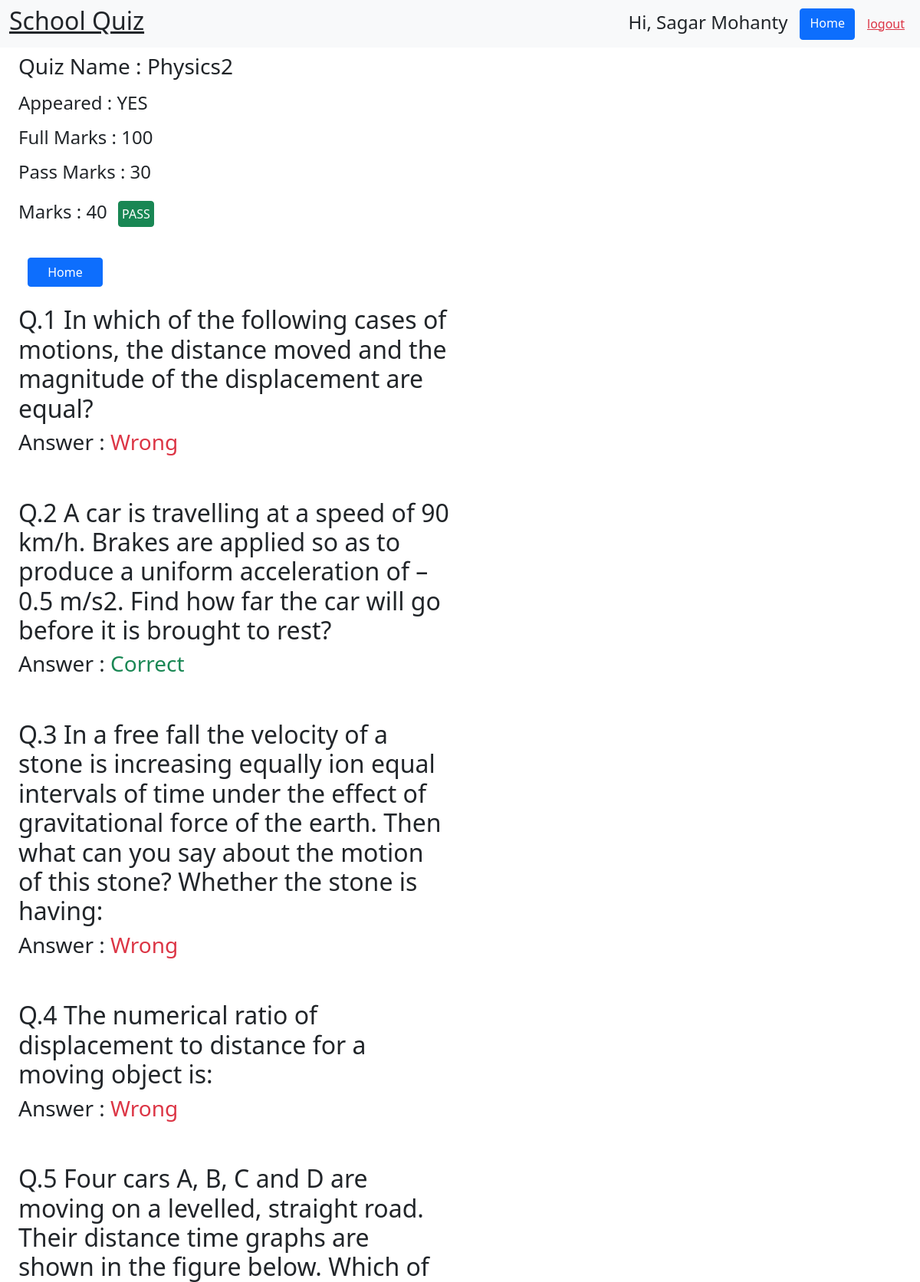
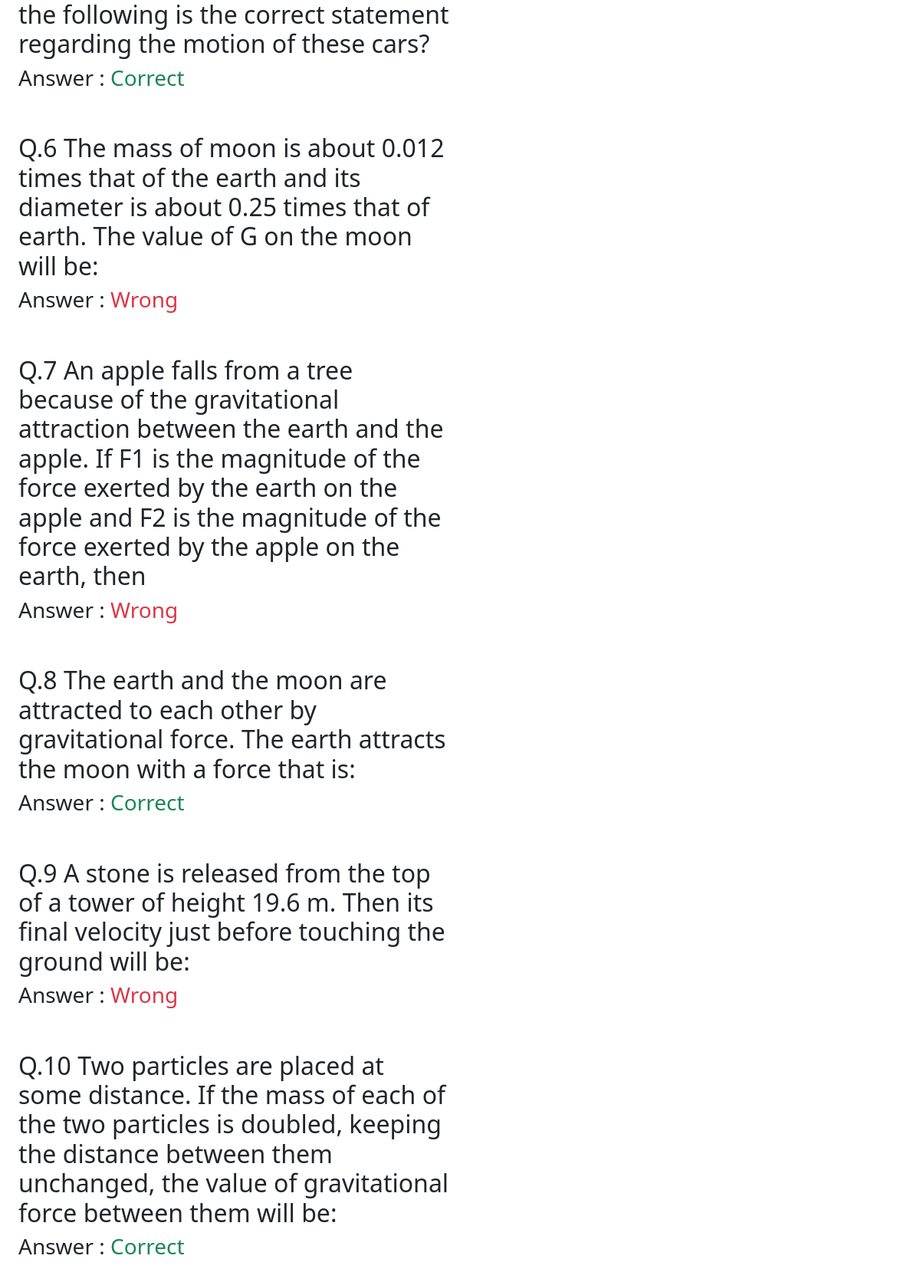
Screenshot of /quizdetails/2/ (signed in) with the database file from the repository (2 pictures, top to bottom).
### quiz/models.py (models this page shows, shortened)
class Quiz(models.Model):
    name = models.CharField(max_length=100, unique=True)
    pass_marks = models.IntegerField()

class Questions(models.Model):
    quiz = models.ForeignKey(Quiz, on_delete=models.CASCADE)
    question_text = models.CharField(max_length=500)
    option_A = models.CharField(max_length=100)
    option_B = models.CharField(max_length=100)
    option_C = models.CharField(max_length=100)
    option_D = models.CharField(max_length=100)
    answer_A = models.BooleanField()
    answer_B = models.BooleanField()
    answer_C = models.BooleanField()
    answer_D = models.BooleanField()

### quiz/views.py (the view)
# urls.py: path('quizdetails/<int:id>/', views.viewQuiz),
def viewQuiz(request, id):
    quiz = Quiz.objects.get(id=id)
    query = AppearedQuizzes.objects.filter(user=request.user).filter(quiz=quiz)
    for iterator in query:
        appearQuiz = iterator
    if appearQuiz:
        appeared = "YES"
    else:
        appeared = "NO"
    qns = Questions.objects.filter(quiz=quiz)
    questions = []
    for question in qns:
        questions.append(question)
    all_answers = Answers.objects.filter(appeared_quiz=appearQuiz)
    result = []
    result_unit = {}
    rng = len(questions)
    for i in range(rng):
        result_unit = {}
        result_unit['id'] = i+1
        result_unit['question'] = questions[i].question_text
        for ans in Answers.objects.filter(question_text=questions[i]).filter(appeared_quiz=appearQuiz):
            answer = ans
        if answer.correct == True:
            result_unit['answer'] = "Correct"
        elif answer.correct == False:
            result_unit['answer'] = "Wrong"
        else:
            return HttpResponse("Something went wrong")
        result.insert(i, result_unit)
    constraints = {
        'mode' : 'view',
        'name' : quiz.name,
        'appeared': appeared,
        'passmarks' : quiz.pass_marks,
        'marks' : appearQuiz.marks,
        'results' : result,
    }
    return render(request, 'quizDetails.html', constraints)

### templates/quizDetails.html (shortened to what this page needs)
{% extends 'base.html' %}
    {% block body %}
    {% if mode == 'view' %}
    <div class="row mx-auto d-flex justify-content-center pl-4 ml-4" id="quiz-details">
        <div class="row">
            <h3 class="col-12 pt-2">Quiz Name : {{name}}</h3>
            <h4 class="col-12 pt-2">Appeared : {{appeared}}</h4>
            <h4 class="col-12 pt-2">Full Marks : 100</h4>
            <h4 class="col-12 pt-2">Pass Marks : {{passmarks}}</h4>
            <h4 class="col-12 pt-2">Marks : {{marks}}
              {% if appeared == "YES" %}
              {% if marks >= passmarks %}
              <span class="m-2 btn btn-success p-1">PASS</span>
              {% else %}
              <span class="m-2 btn btn-danger p-1">FAIL</span>
              {% endif %}
              {% else %}
              <span class="m-2 btn btn-secondary p-1">NOT APPEARED</span>
              {% endif %}
            </h4>
            <a href="/" class="btn btn-primary col-2 col-md-1 m-4">Home</a>
            {% for result in results %}
            <div class="pb-4 mb-4 col-9 col-md-7 col-lg-6 d-flex flex-column">
                <h2>Q.{{result.id}} {{result.question}}</h2>
                <h3>Answer :
                  {% if result.answer == 'Correct' %}
                  <span class="text-success">
                    {{result.answer}}
                  </span>
                  {% else %}
                  <span class="text-danger">
                    {{result.answer}}
                  </span>
                  {% endif %}
                 </h3>
              </div>
            {% endfor %}
          </div>
    </div>
    {% endif %}
    {% endblock %}

### templates/base.html (shortened to what this page needs)
<!doctype html>
<html lang="en">
  <head>
    <link href="https://cdn.jsdelivr.net/npm/bootstrap@5.0.0-beta1/dist/css/bootstrap.min.css" rel="stylesheet">
  </head>
  <body>
    <nav class="navbar navbar-expand-lg navbar-light bg-light">
      <div class="container-fluid">
        <a href="/" class="nav-brand text-dark"><h2>School Quiz</h2></a>
        <div class="contaner d-flex">
          {% if user.is_authenticated %}
            {% if user.is_superuser %}
            <a href="/admin/" class="btn btn-primary mx-2">Admin</a>
            {% else %}
            <h4 class="mx-2 pt-1">Hi, {{ user.first_name }} {{user.last_name}}</h4>
            {% endif %}
            <a href="/" class="btn btn-primary mx-2">Home</a>
            <a href="/logout/" class="text-danger pt-2 mx-2">logout</a>
          {% else %}
            <a href="/signin-form/" class="btn btn-primary mx-2">login</a>
            <a href="/register-form/" class="btn btn-primary mx-2">register</a>
          {% endif %}
        </div>
      </div>
    </nav>
    {% block body %}{% endblock %}
  </body>
</html>

### rows the page displays
Quiz: name "Physics2"
Questions: question "In which of the following cases of motions, the distance moved and the magnitude of the displacement are equal?"
Questions: question "A car is travelling at a speed of 90 km/h. Brakes are applied so as to produce a uniform acceleration of – 0.5 m/s2. Find how far the car will go before it is brought to rest?"
Questions: question "In a free fall the velocity of a stone is increasing equally ion equal intervals of time under the effect of gravitational force of the earth. Then what can you say about the motion of this stone? Whether the stone is having:"
Questions: question "The numerical ratio of displacement to distance for a moving object is:"
Questions: question "Four cars A, B, C and D are moving on a levelled, straight road. Their distance time graphs are shown in the figure below. Which of the following is the correct statement regarding the motion of these cars?"
Questions: question "The mass of moon is about 0.012 times that of the earth and its diameter is about 0.25 times that of earth. The value of G on the moon will be:"
Questions: question "An apple falls from a tree because of the gravitational attraction between the earth and the apple. If F1 is the magnitude of the force exerted by the earth on the apple and F2 is the magnitude of the force exerted by the apple on the earth, then"
Questions: question "The earth and the moon are attracted to each other by gravitational force. The earth attracts the moon with a force that is:"
Questions: question "A stone is released from the top of a tower of height 19.6 m. Then its final velocity just before touching the ground will be:"
Questions: question "Two particles are placed at some distance. If the mass of each of the two particles is doubled, keeping the distance between them unchanged, the value of gravitational force between them will be:"

### other values shown
{{ user.first_name }} "Sagar"
{{ user.last_name }} "Mohanty"
{{ appeared }} "YES"
{{ passmarks }} "30"
{{ marks }} "40"
{{ result.id }} "1" "2" "3" "4" "5" "6" "7" "8" "9" "10"
{{ result.answer }} "Wrong" "Wrong" "Wrong" "Wrong" "Wrong" "Wrong"
{{ result.answer }} "Correct" "Correct" "Correct" "Correct"
